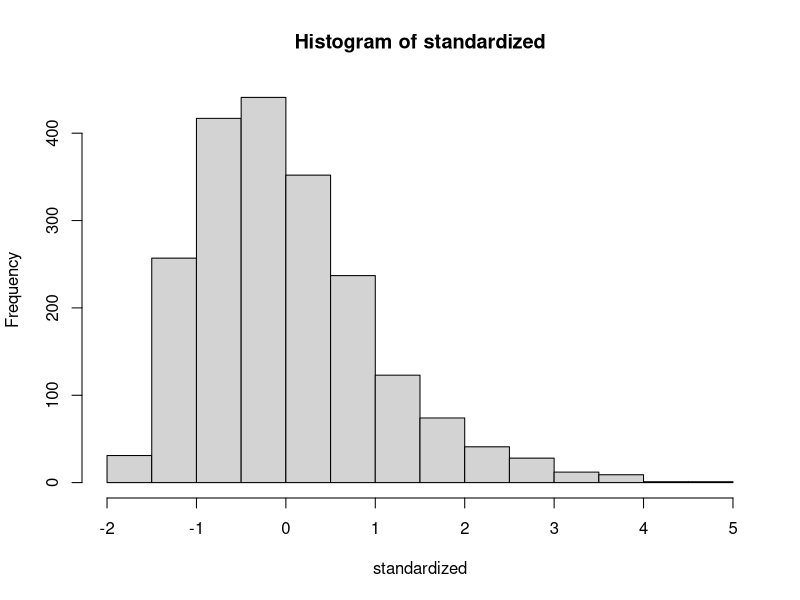
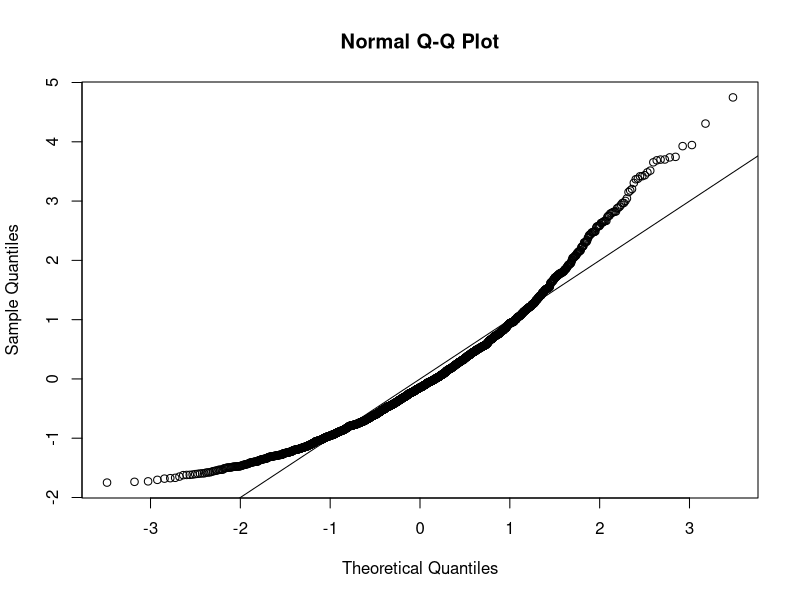
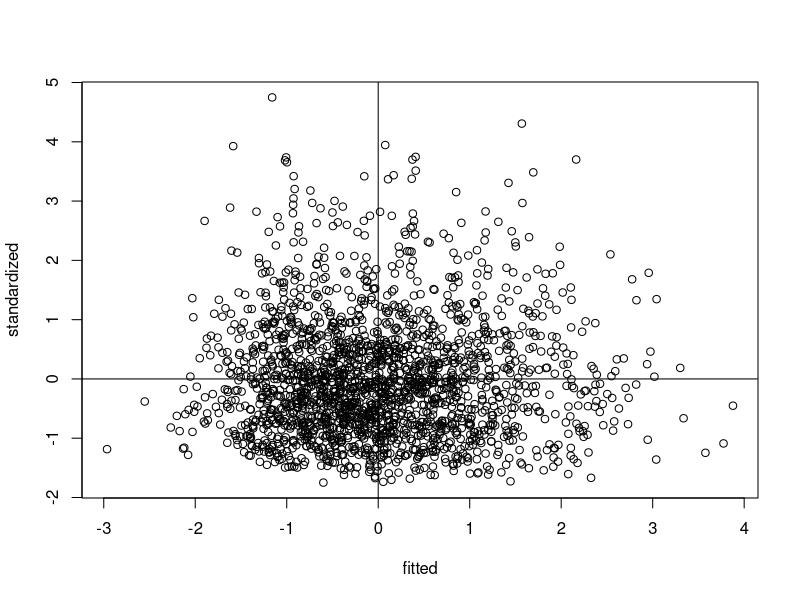

Reproduce these figures in R, in order.
#####Author's Note#####
###Inferential Analysis of MLSA###
###Created 02/18 by Caleb Marshall (marshall628@live.missouristate.edu)###

####Set working directory and source file####
setwd("~/Desktop/Lab Work/Caleb/Caleb Distinction")

master = read.csv("Analysis Final MLSA.csv")

#install.packages("nlme")
#install.packages("reshape")
library(nlme)
library(reshape)

####Accuracy####
summary(master)
##This dataset is accurate##


####Outliers####
mahal = mahalanobis(master[, -c(1:4)],
                    colMeans(master[, -c(1:4)], na.rm = TRUE),
                    cov(master[, -c(1:4)], use = "pairwise.complete.obs"))
cutoff = qchisq(1-.001, ncol(master[, -c(1:4)]))

summary(mahal < cutoff)
noout = master[mahal < cutoff,]


####Assumptions####
###Multicollinearity###
correlation = cor(master[, -c(1:4)], use = "pairwise.complete.obs")
symnum(correlation)

###Set-up###
random = rchisq(nrow(master), 7)
fake = lm(random ~ ., data = master[,-c(1:4)])
fitted = scale(fake$fitted.values)
standardized = rstudent(fake)

###Normality###
hist(standardized)

###Linearity###
qqnorm(standardized)
abline(0,1)

###Heteroz vs. Homoz###
plot(fitted, standardized)
abline(0,0)
abline(v = 0)

######Analysis######
####Initial Models####
###Intercept only Linear Model###
model1 = gls(cosine ~ 1,
             data = master,
             method = "ML",
             na.action = "na.omit")
summary(model1)

###Random Intercept Model###
model2 = lme(cosine ~ 1,
          data = master,
          method = "ML",
          na.action = "na.omit",
          random = ~1|male_partno)
summary(model2)

####Openness####
###Random Intercept with Predictor###
ope_model1 = lme(cosine ~ openness,
             data = master,
             method = "ML",
             na.action = "na.omit",
             random = ~1|male_partno)
summary(ope_model1)

###Random Intercept with Predictors###
ope_model2 = lme(cosine ~ openness,
             data = master,
             method = "ML",
             na.action = "na.omit",
             random = ~male_partno|fem_partno,
             control = lmeControl(msMaxIter = 200))
summary(ope_model2)

##Anova for comparison##
anova(model1, model2, ope_model1)

###Effect Size###
m1 = mean(master[2:551, 4])
m2 = mean(master[552:1100, 4])
sd1 = sd(master[2:551, 4])
sd2 = sd(master[552:1100, 4])
sdmean = mean(sd1,sd2)
dvale = (m1 - m2)/sdmean



####Extraversion####
###Random Intercept with Predictor###
ext_model1 = lme(cosine ~ extraversion,
             data = master,
             method = "ML",
             na.action = "na.omit",
             random = ~1|male_partno)
summary(ext_model1)

###Random Intercept with Predictors###
ext_model2 = lme(cosine ~ extraversion,
             data = master,
             method = "ML",
             na.action = "na.omit",
             random = ~male_partno|fem_partno,
             control = lmeControl(msMaxIter = 200))
summary(ext_model2)
###Model ANOVA###
anova(model1, model2, ext_model1)

####Agreeableness####
options(scipen = 999)
###Random Intercept with Predictor###
agrb_model1 = lme(cosine ~ agreeableness,
                  data = master,
                  method = "ML",
                  na.action = "na.omit",
                  random = ~1|male_partno)
summary(agrb_model1)

###Random Intercept with Predictors###
agrb_model2 = lme(cosine ~ agreeableness,
                 data = master,
                 method = "ML",
                 na.action = "na.omit",
                 random = ~male_partno|fem_partno,
                 control = lmeControl(msMaxIter = 200))
summary(agrb_model2)

###Model ANOVA###
anova(model1, model2, agrb_model1, agrb_model2)

####Conscientiousness####
###Random Intercept with Predictor###
conscs_model1 = lme(cosine ~ conscientiousness,
                  data = master,
                  method = "ML",
                  na.action = "na.omit",
                  random = ~1|male_partno)
summary(conscs_model1)

###Random Intercept with Predictors###
conscs_model2 = lme(cosine ~ conscientiousness,
                  data = master,
                  method = "ML",
                  na.action = "na.omit",
                  random = ~male_partno|fem_partno,
                  control = lmeControl(msMaxIter = 200))
summary(conscs_model2)

###Model ANOVA###
anova(model1, model2, conscs_model1, conscs_model2)

####Emotional-Stability####
###Random Intercept with Predictor###
emo_model1 = lme(cosine ~ emotional_stability,
                    data = master,
                    method = "ML",
                    na.action = "na.omit",
                    random = ~1|male_partno)
summary(emo_model1)

###Random Intercept with Predictors###
emo_model2 = lme(cosine ~ emotional_stability,
                    data = master,
                    method = "ML",
                    na.action = "na.omit",
                    random = ~male_partno|fem_partno,
                    control = lmeControl(msMaxIter = 200))
summary(emo_model2)

###Model ANOVA###
anova(model1, model2, emo_model1, emo_model2)
